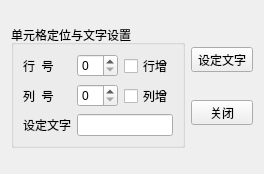
<?xml version="1.0" encoding="UTF-8"?>
<ui version="4.0">
 <class>QWDialogLocate</class>
 <widget class="QDialog" name="QWDialogLocate">
  <property name="geometry">
   <rect>
    <x>0</x>
    <y>0</y>
    <width>262</width>
    <height>174</height>
   </rect>
  </property>
  <property name="windowTitle">
   <string>单元格定位与文字设置</string>
  </property>
  <layout class="QGridLayout" name="gridLayout_2">
   <item row="0" column="0">
    <widget class="QGroupBox" name="groupBox">
     <property name="title">
      <string>单元格定位与文字设置</string>
     </property>
     <layout class="QGridLayout" name="gridLayout">
      <item row="0" column="0">
       <widget class="QLabel" name="label">
        <property name="maximumSize">
         <size>
          <width>40</width>
          <height>16777215</height>
         </size>
        </property>
        <property name="text">
         <string>行  号</string>
        </property>
       </widget>
      </item>
      <item row="1" column="3">
       <widget class="QCheckBox" name="chkBoxColumn">
        <property name="text">
         <string>列增</string>
        </property>
       </widget>
      </item>
      <item row="0" column="3">
       <widget class="QCheckBox" name="chkBoxRow">
        <property name="text">
         <string>行增</string>
        </property>
       </widget>
      </item>
      <item row="1" column="0">
       <widget class="QLabel" name="label_2">
        <property name="text">
         <string>列  号</string>
        </property>
       </widget>
      </item>
      <item row="2" column="0">
       <widget class="QLabel" name="label_3">
        <property name="text">
         <string>设定文字</string>
        </property>
       </widget>
      </item>
      <item row="2" column="1" colspan="3">
       <widget class="QLineEdit" name="edtCaption"/>
      </item>
      <item row="1" column="1" colspan="2">
       <widget class="QSpinBox" name="spinBoxColumn"/>
      </item>
      <item row="0" column="1" colspan="2">
       <widget class="QSpinBox" name="spinBoxRow"/>
      </item>
     </layout>
    </widget>
   </item>
   <item row="0" column="1">
    <layout class="QVBoxLayout" name="verticalLayout">
     <item>
      <widget class="QToolButton" name="btnSetText">
       <property name="sizePolicy">
        <sizepolicy hsizetype="Expanding" vsizetype="Fixed">
         <horstretch>0</horstretch>
         <verstretch>0</verstretch>
        </sizepolicy>
       </property>
       <property name="text">
        <string>设定文字</string>
       </property>
      </widget>
     </item>
     <item>
      <widget class="QToolButton" name="btnClose">
       <property name="sizePolicy">
        <sizepolicy hsizetype="Expanding" vsizetype="Fixed">
         <horstretch>0</horstretch>
         <verstretch>0</verstretch>
        </sizepolicy>
       </property>
       <property name="text">
        <string>关闭</string>
       </property>
      </widget>
     </item>
    </layout>
   </item>
  </layout>
 </widget>
 <resources/>
 <connections>
  <connection>
   <sender>btnClose</sender>
   <signal>clicked()</signal>
   <receiver>QWDialogLocate</receiver>
   <slot>close()</slot>
   <hints>
    <hint type="sourcelabel">
     <x>211</x>
     <y>66</y>
    </hint>
    <hint type="destinationlabel">
     <x>130</x>
     <y>49</y>
    </hint>
   </hints>
  </connection>
 </connections>
</ui>
